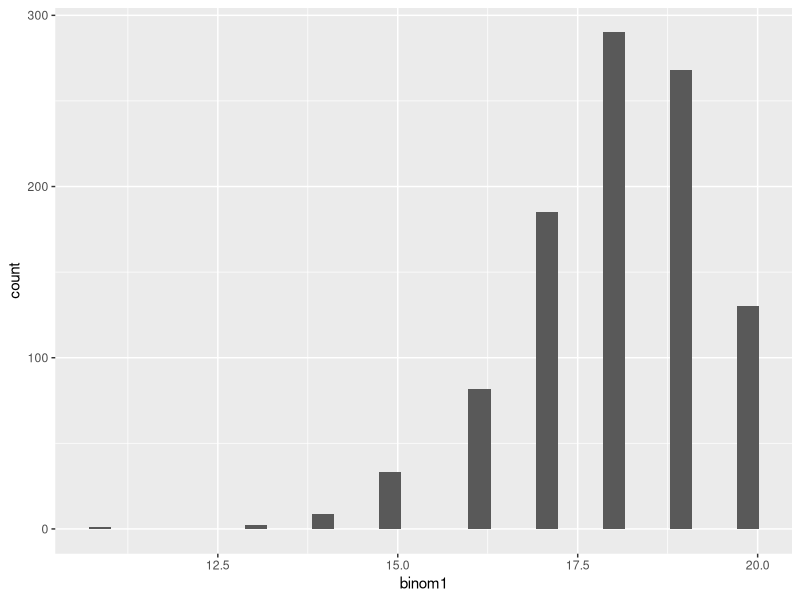
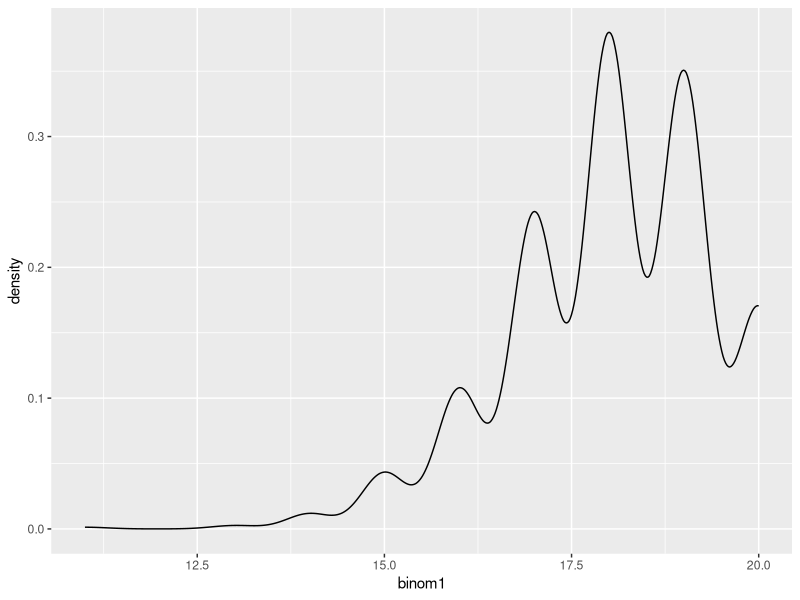
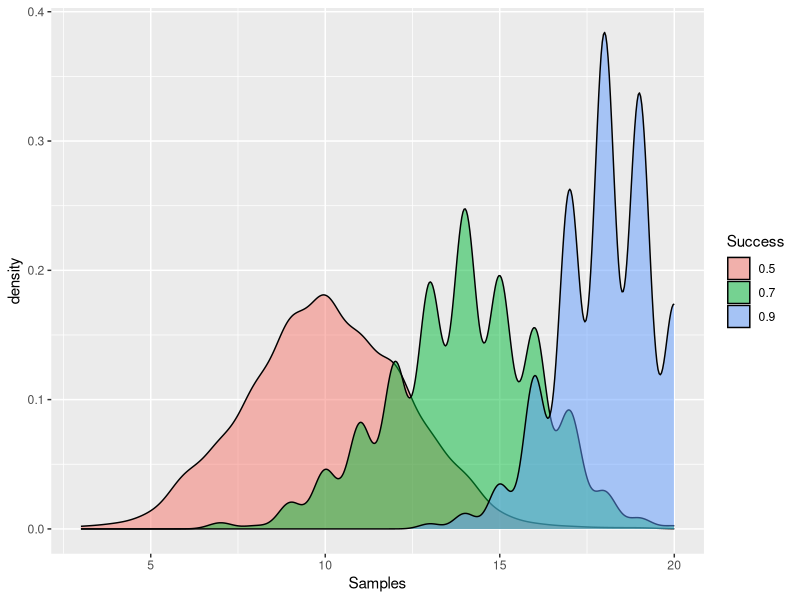
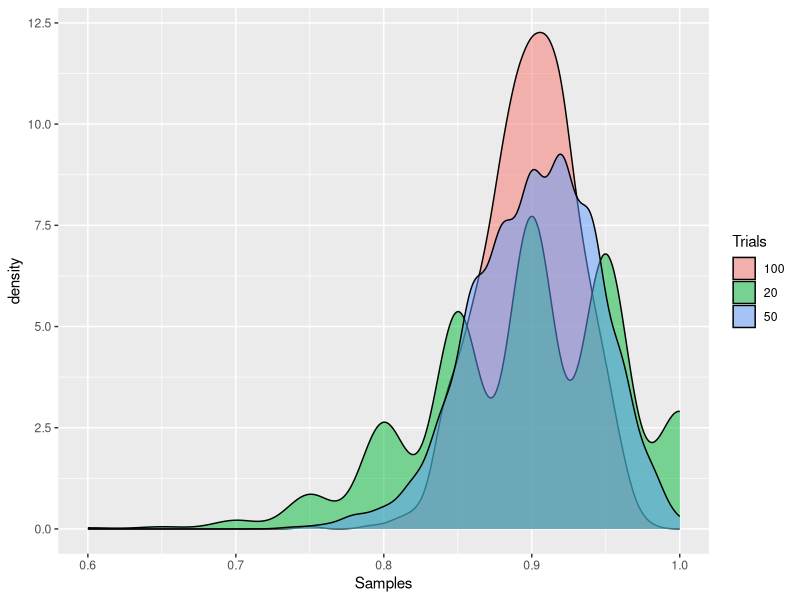
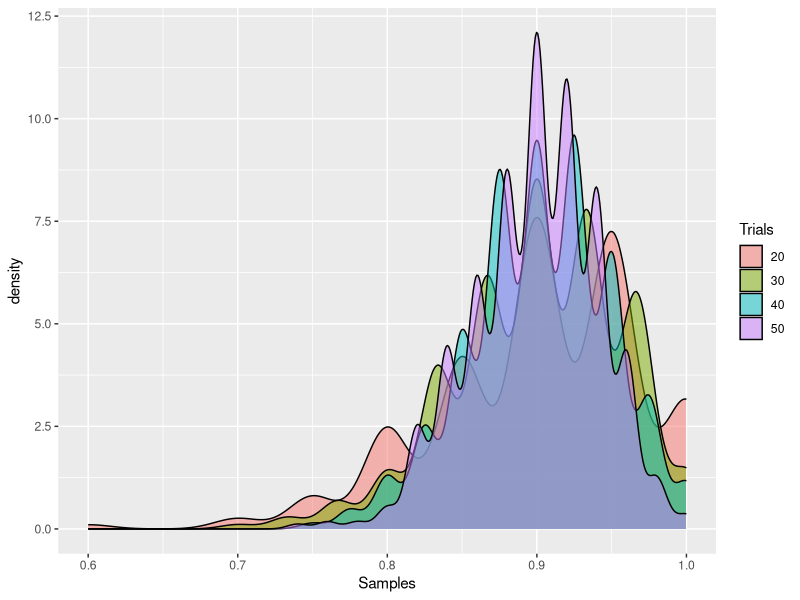
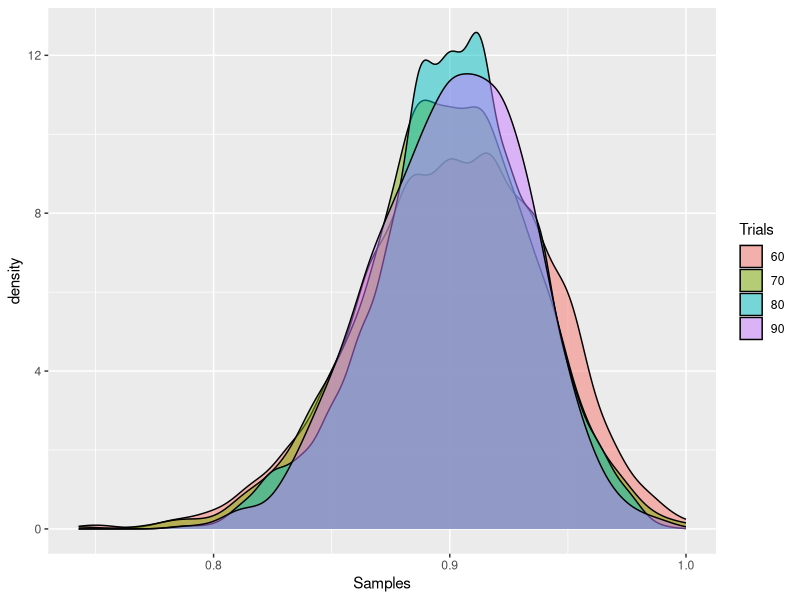
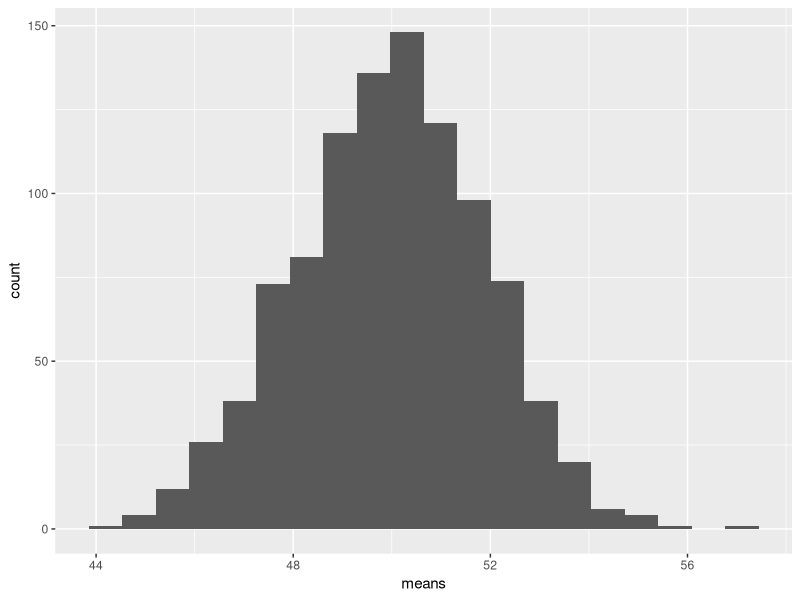
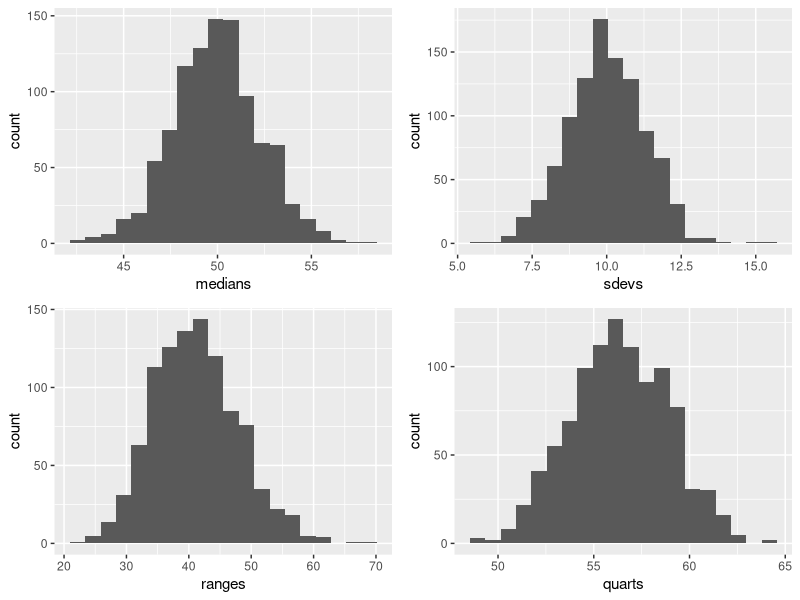

Reproduce these figures in R, in order.
## ---- chunk 1
knitr::opts_chunk$set(fig.width = 8, 
                      fig.length = 4)
## ---- chunk 2
library(tidyverse)
## ---- chunk 3
my_samples <- data.frame(
  binom1 = rbinom(1000, size = 20, prob = 0.90)
)

#a Histogram
ggplot(my_samples, aes(x = binom1)) + geom_histogram()

#b Density plot
ggplot(my_samples, aes(x = binom1)) + geom_density()
## ---- chunk 4
success = c(0.90, 0.70, 0.50)

my_samples2 <- map_dfc(success, ~rbinom(1000, size = 20, prob = .x))

# Plot densities on top of each other
names(my_samples2) <- success

my_samples2 <- my_samples2 %>% 
  gather(key = "Success", value = "Samples")

ggplot(my_samples2, aes(x = Samples, fill = Success)) + 
  geom_density(alpha = 0.5)
## ---- chunk 5
trials = c(20, 50, 100)

my_samples3 <- map_dfc(trials, ~rbinom(1000, size = .x, prob = 0.90))

names(my_samples3) <- trials

my_samples3 <- my_samples3 %>% 
  gather(key = "Trials", value = "Samples")

my_samples3 <- my_samples3 %>% 
  mutate(Samples = as.numeric(Samples)/as.numeric(Trials))

ggplot(my_samples3, aes(x = Samples, fill = Trials)) + 
  geom_density(alpha = 0.5)
## ---- chunk 6

plot_prop <- function(trials, prob_success){
  
  my_samplesN <- map_dfc(trials, ~rbinom(1000, size = .x, prob = prob_success))
  
  names(my_samplesN) <- trials
  
  my_samplesN <- my_samplesN %>% 
    gather(key = "Trials", value = "Samples")
  
  my_samplesN <- my_samplesN %>% 
    mutate(Samples = as.numeric(Samples)/as.numeric(Trials))
  
  ggplot(my_samplesN, aes(x = Samples, fill = Trials)) + 
    geom_density(alpha = 0.5)
}

plot_prop(c(20,30,40,50), 0.9)
plot_prop(c(60,70,80,90), 0.9)
## ---- chunk 7

# a 1000 samples of size 30
my_samples4 <- replicate(1000, rnorm(30, mean = 50, sd = 10), simplify = FALSE)

# my range function
range <- function(x){
  max(x) - min(x)
}

# 3rd quartile function
quart <- function(x){
quantile(x, probs = 0.75)
}

my_stats <- data.frame(
  means = map_dbl(my_samples4, mean),
  medians = map_dbl(my_samples4, median),
  sdevs = map_dbl(my_samples4, sd), 
  ranges = map_dbl(my_samples4, range),
  quarts = map_dbl(my_samples4,quart)
)

# b Sampling distribution of means
ggplot(my_stats, aes(x = means)) + geom_histogram(bins = 20)

# c Sampling distributions of other statistics in single plotting window
library(ggpubr)

m <- ggplot(my_stats, aes(x = medians)) + geom_histogram(bins = 20)
s <- ggplot(my_stats, aes(x = sdevs)) + geom_histogram(bins = 20)
r <- ggplot(my_stats, aes(x = ranges)) + geom_histogram(bins = 20)
q <- ggplot(my_stats, aes(x = quarts)) + geom_histogram(bins = 20)

ggarrange(m, s, r, q, 
          ncol = 2, nrow = 2)
## ---- chunk 8
# a 
my_samples5 <- replicate(1000, runif(30, min = 10, max = 90), simplify = FALSE)

my_stats2 <- data.frame(
  means = map_dbl(my_samples5, mean),
  medians = map_dbl(my_samples5, median),
  sdevs = map_dbl(my_samples5, sd), 
  ranges = map_dbl(my_samples5, range), 
  quarts = map_dbl(my_samples5,quart)
)

# b 
ggplot(my_stats2, aes(x = means)) + geom_histogram(bins = 20)

# c
m <- ggplot(my_stats2, aes(x = medians)) + geom_histogram(bins = 20)
s <- ggplot(my_stats2, aes(x = sdevs)) + geom_histogram(bins = 20)
r <- ggplot(my_stats2, aes(x = ranges)) + geom_histogram(bins = 20)
q <- ggplot(my_stats2, aes(x = quarts)) + geom_histogram(bins = 20)

ggarrange(m, s, r, q, 
          ncol = 2, nrow = 2)
